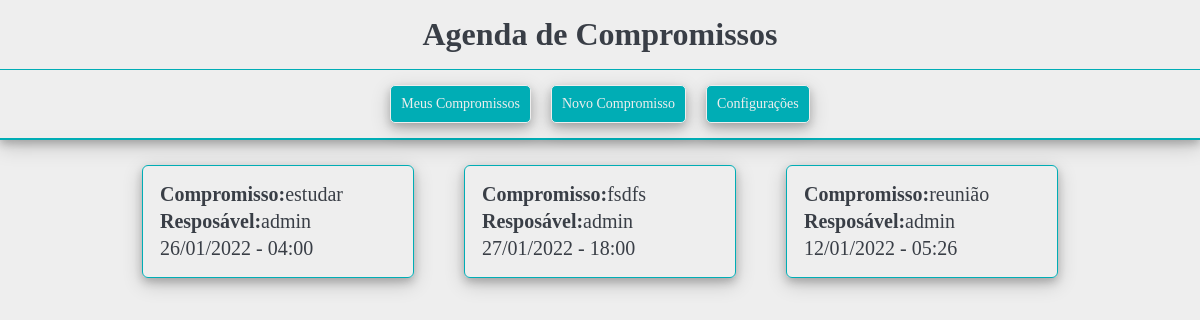
/, run on an earlier commit of the app's database.
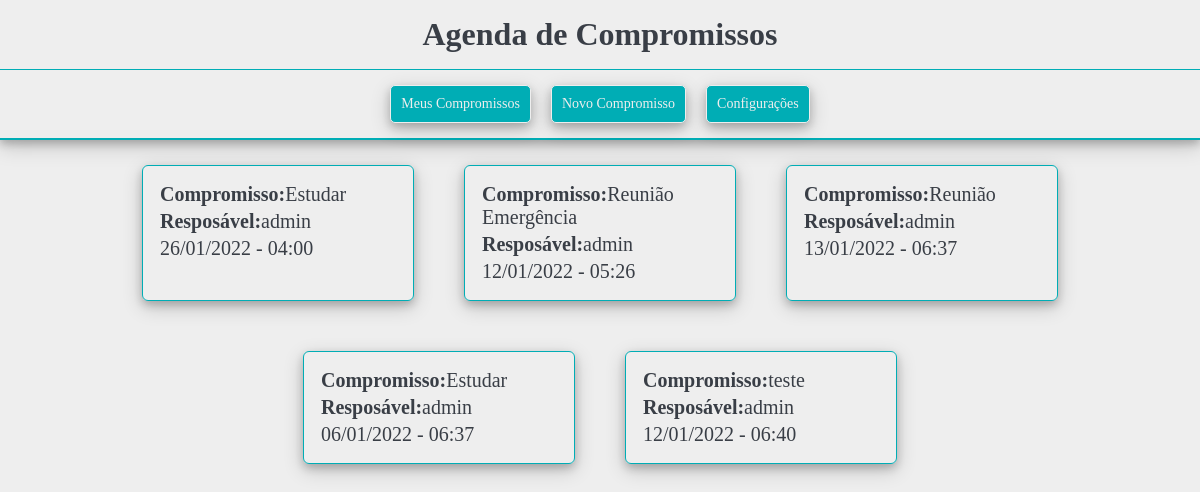
And on a later commit of the database.
### agendacore/models.py (models this page shows, shortened)
class Compromisso(models.Model):
    titulo = models.CharField(max_length=50)
    descricao = models.TextField(blank=True, null=True)
    data_compromisso = models.DateTimeField(verbose_name='Data do Compromisso')
    data_criacao = models.DateTimeField(auto_now=True)
    usuario = models.ForeignKey(User, on_delete=models.CASCADE)
    situacao = models.CharField(max_length=10, default='Aberto')
    concluido = models.BooleanField(default=False)
    def get_data_compromisso(self):
        return self.data_compromisso.strftime('%d/%m/%Y - %H:%M')

### agendacore/views.py (the view)
# urls.py: path('', views.listaCompromisso, name='index'),
def listaCompromisso(request):
    compromisso = Compromisso.objects.all()
    response = {'compromissos': compromisso}
    return render(request, 'compromisso.html', response)

### templates/compromisso.html
{% include 'header.html' %}
<div class="menu">
    <a href="/meuscompromissos" class="botao menu-botao">Meus Compromissos</a>
    <a href="#" class="botao menu-botao">Novo Compromisso</a>
    <a href="#" class="botao menu-botao">Configurações</a>
  </div>
</div>
<div class="container">
  <div class="row">
    {% for compromisso in compromissos  %}
    <div class="card">
      <div class="card-content">
        <ul>
          <li class="compromisso"><b>Compromisso:</b>{{compromisso.titulo}}</li>
          <li class="responsavel"><b>Resposável:</b>{{compromisso.usuario}}</li>
          <li class="data-hora"> {{compromisso.get_data_compromisso}}</li>
        </ul>
      </div>
    </div>
    {% endfor %}
  </div>
</div>
{% include 'footer.html' %}

What changed in the data, as far as the page shows it:
removed Compromisso: titulo "fsdfs", usuario "admin", get_data_compromisso "27/01/2022 - 18:00"
changed Compromisso (number 1 of 5 on the later page): titulo "estudar" → "Estudar"
changed Compromisso: titulo "reunião" → "Reunião Emergência"
added Compromisso: titulo "Reunião", usuario "admin", get_data_compromisso "13/01/2022 - 06:37"
added Compromisso: titulo "Estudar", usuario "admin", get_data_compromisso "06/01/2022 - 06:37"
added Compromisso: titulo "teste", usuario "admin", get_data_compromisso "12/01/2022 - 06:40"
